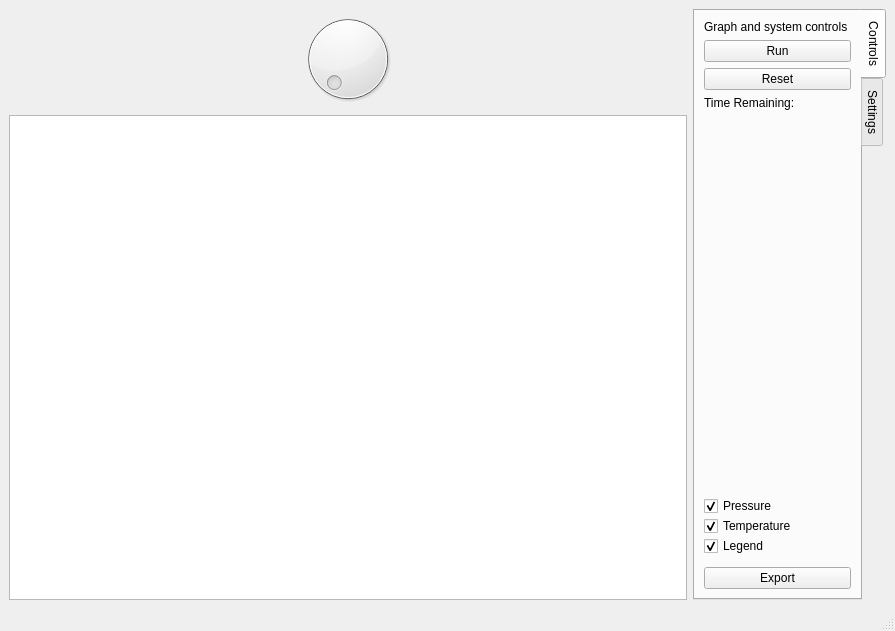
<?xml version="1.0" encoding="UTF-8"?>
<ui version="4.0">
 <class>MainWindow</class>
 <widget class="QMainWindow" name="MainWindow">
  <property name="geometry">
   <rect>
    <x>0</x>
    <y>0</y>
    <width>895</width>
    <height>631</height>
   </rect>
  </property>
  <property name="windowTitle">
   <string>MainWindow</string>
  </property>
  <property name="dockNestingEnabled">
   <bool>false</bool>
  </property>
  <widget class="QWidget" name="centralwidget">
   <layout class="QGridLayout" name="gridLayout" columnstretch="1,0,0,0,0">
    <item row="0" column="4">
     <layout class="QHBoxLayout" name="horizontalLayout" stretch="0">
      <item>
       <widget class="QTabWidget" name="tabWidget">
        <property name="sizePolicy">
         <sizepolicy hsizetype="Expanding" vsizetype="Expanding">
          <horstretch>0</horstretch>
          <verstretch>0</verstretch>
         </sizepolicy>
        </property>
        <property name="tabPosition">
         <enum>QTabWidget::East</enum>
        </property>
        <property name="currentIndex">
         <number>0</number>
        </property>
        <widget class="QWidget" name="controls_tab">
         <attribute name="title">
          <string>Controls</string>
         </attribute>
         <layout class="QVBoxLayout" name="verticalLayout">
          <item>
           <widget class="QLabel" name="label">
            <property name="sizePolicy">
             <sizepolicy hsizetype="Preferred" vsizetype="Preferred">
              <horstretch>0</horstretch>
              <verstretch>0</verstretch>
             </sizepolicy>
            </property>
            <property name="text">
             <string>Graph and system controls</string>
            </property>
            <property name="scaledContents">
             <bool>false</bool>
            </property>
            <property name="wordWrap">
             <bool>true</bool>
            </property>
           </widget>
          </item>
          <item>
           <layout class="QVBoxLayout" name="test_container">
            <item>
             <widget class="QPushButton" name="run_pause">
              <property name="text">
               <string>Run</string>
              </property>
             </widget>
            </item>
            <item>
             <widget class="QPushButton" name="reset_stop">
              <property name="text">
               <string>Reset</string>
              </property>
             </widget>
            </item>
            <item>
             <widget class="QLabel" name="time_remaining">
              <property name="text">
               <string>Time Remaining:</string>
              </property>
              <property name="wordWrap">
               <bool>true</bool>
              </property>
             </widget>
            </item>
           </layout>
          </item>
          <item>
           <spacer name="verticalSpacer">
            <property name="orientation">
             <enum>Qt::Vertical</enum>
            </property>
            <property name="sizeHint" stdset="0">
             <size>
              <width>20</width>
              <height>40</height>
             </size>
            </property>
           </spacer>
          </item>
          <item>
           <layout class="QVBoxLayout" name="graph_settings_container">
            <property name="spacing">
             <number>0</number>
            </property>
            <property name="topMargin">
             <number>5</number>
            </property>
            <property name="bottomMargin">
             <number>5</number>
            </property>
            <item>
             <widget class="QCheckBox" name="pressure_checkbox">
              <property name="styleSheet">
               <string notr="true"/>
              </property>
              <property name="text">
               <string>Pressure</string>
              </property>
              <property name="iconSize">
               <size>
                <width>24</width>
                <height>24</height>
               </size>
              </property>
              <property name="checked">
               <bool>true</bool>
              </property>
             </widget>
            </item>
            <item>
             <widget class="QCheckBox" name="temperature_checkbox">
              <property name="sizePolicy">
               <sizepolicy hsizetype="Minimum" vsizetype="Fixed">
                <horstretch>0</horstretch>
                <verstretch>0</verstretch>
               </sizepolicy>
              </property>
              <property name="minimumSize">
               <size>
                <width>0</width>
                <height>0</height>
               </size>
              </property>
              <property name="text">
               <string>Temperature</string>
              </property>
              <property name="checked">
               <bool>true</bool>
              </property>
             </widget>
            </item>
            <item>
             <widget class="QCheckBox" name="legend_checkbox">
              <property name="text">
               <string>Legend</string>
              </property>
              <property name="checked">
               <bool>true</bool>
              </property>
             </widget>
            </item>
           </layout>
          </item>
          <item>
           <widget class="QPushButton" name="export_2">
            <property name="text">
             <string>Export</string>
            </property>
           </widget>
          </item>
         </layout>
        </widget>
        <widget class="QWidget" name="settings_tab">
         <attribute name="title">
          <string>Settings</string>
         </attribute>
         <layout class="QVBoxLayout" name="verticalLayout_3">
          <item>
           <widget class="QLabel" name="settings_description">
            <property name="text">
             <string>Test and app settings</string>
            </property>
           </widget>
          </item>
          <item>
           <layout class="QVBoxLayout" name="time_container">
            <item>
             <widget class="QLabel" name="label_3">
              <property name="text">
               <string>Choose date and time:</string>
              </property>
             </widget>
            </item>
            <item>
             <widget class="QDateTimeEdit" name="dateTimeEdit">
              <property name="calendarPopup">
               <bool>true</bool>
              </property>
             </widget>
            </item>
           </layout>
          </item>
          <item>
           <spacer name="verticalSpacer_2">
            <property name="orientation">
             <enum>Qt::Vertical</enum>
            </property>
            <property name="sizeHint" stdset="0">
             <size>
              <width>20</width>
              <height>40</height>
             </size>
            </property>
           </spacer>
          </item>
         </layout>
        </widget>
       </widget>
      </item>
     </layout>
    </item>
    <item row="0" column="0" colspan="4">
     <layout class="QVBoxLayout" name="verticalLayout_2" stretch="0,0">
      <property name="bottomMargin">
       <number>0</number>
      </property>
      <item>
       <widget class="QDial" name="toolbar"/>
      </item>
      <item>
       <widget class="QGraphicsView" name="canvas">
        <property name="sizePolicy">
         <sizepolicy hsizetype="Expanding" vsizetype="Expanding">
          <horstretch>0</horstretch>
          <verstretch>0</verstretch>
         </sizepolicy>
        </property>
       </widget>
      </item>
     </layout>
    </item>
   </layout>
  </widget>
  <widget class="QStatusBar" name="statusbar"/>
 </widget>
 <resources/>
 <connections/>
</ui>
